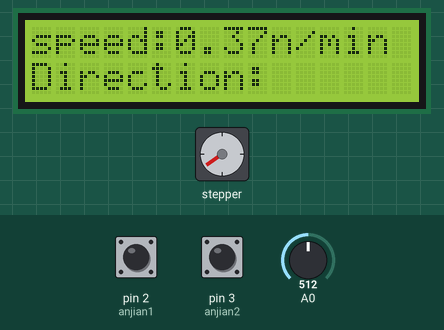
A sketch run on a simulated Arduino Uno, built with avr-gcc and run on an emulated ATmega328P. Shown: 16×2 character LCD, stepper motor. The test bench sets the inputs (shaded band); at power-on: pin 2 (anjian1) HIGH, pin 3 (anjian2) HIGH, A0 = 512. Stepper angles assume 200 steps per turn.

Above: at 1.8 s.
1.9 s: pin 2 (anjian1) pulled LOW for 1.05 s
At 2.06 s:
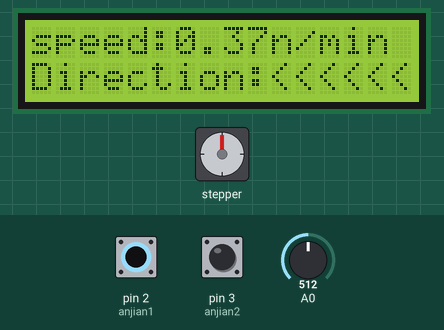
4.4 s: pin 3 (anjian2) pulled LOW for 1.05 s
At 4.79 s:
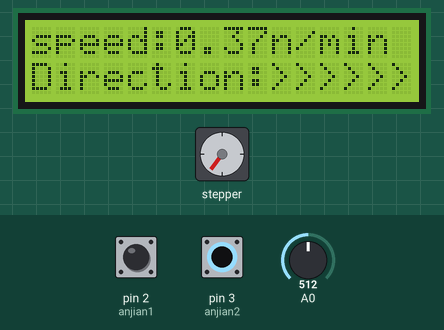
7.0 s: A0 set to 716
At 7.85 s:
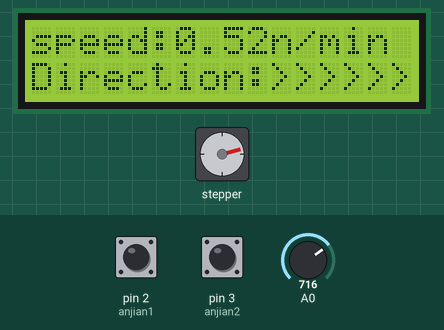
9.5 s: A0 set to 900
At 10.94 s:
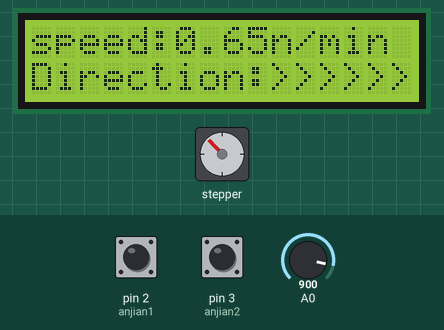
13.3 s: A0 set to 306
At 13.99 s:
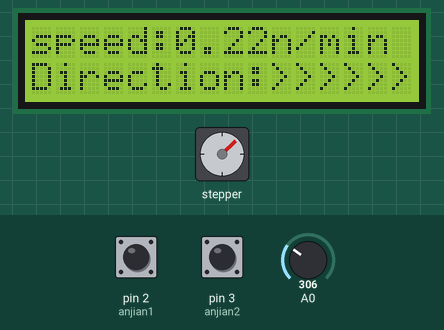
17.1 s: pin 2 (anjian1) pulled LOW for 1.05 s
At 17.34 s:
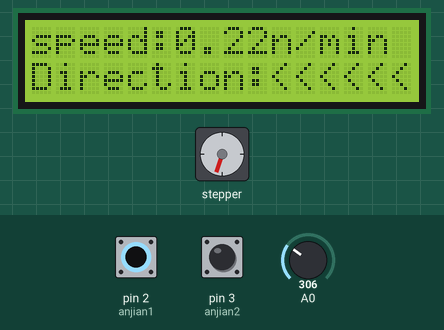
Timing chart, 0 to 21.5 s (numbered marks = the images above; inputs shaded):
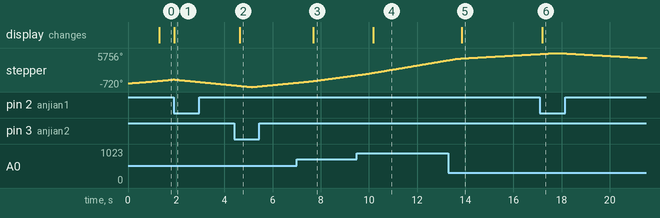

Measured:
- after the input at 1.9 s, the display: changes at once (image 1)
- after the input at 4.4 s, the display: changes after 0.25 s (image 2)
- after the input at 7.0 s, the display: changes after 0.70 s (image 3)
- after the input at 9.5 s, the display: changes after 0.68 s (image 4)
- after the input at 13.3 s, the display: changes after 0.54 s (image 5)
- after the input at 17.1 s, the display: changes after 0.09 s (image 6)

The sketch:

Stepper_LCD.ino
```cpp
#include <Stepper.h>
#include <Wire.h>
#include <LiquidCrystal_I2C.h>
LiquidCrystal_I2C lcd(0x27, 2, 1, 0, 4, 5, 6, 7, 3, POSITIVE);
int Iint1=0;
int Iint2=1;
int anjian1=2;
int anjian2=3;
int motorSpeed;
const int stepsPerRevolution =200;
//   Here set the stepper motor rotation step how much is a circle
int dim=stepsPerRevolution;
//  Set the step motor number and pin
Stepper myStepper(stepsPerRevolution, 10,11,12,13);
void setup()
{
   lcd.begin(16, 2);
   lcd.print("speed:");

   lcd.setCursor(10,0);
   lcd.print("n/min");

   lcd.setCursor(0, 1);
   lcd.print("Direction:");
   //   Set the motor speed of 60 steps per minute

   myStepper.setSpeed(60);
pinMode(anjian1,INPUT_PULLUP);
   pinMode(anjian2,INPUT_PULLUP);
   attachInterrupt(Iint1,counterclockwise,FALLING);
   attachInterrupt(Iint2,clockwise,FALLING);
   Serial.begin(9600);
}

void loop()
 {

   myStepper.step(dim);
   void Direction();
   //  Read the sensor values:
   int sensorReading = analogRead(A0);
  //  Map it to a range of 0-150:
  int motorSpeed = map(sensorReading, 0, 1023, 0, 150);
  //  Set the motor speed:
   if (motorSpeed > 0)
    {
        myStepper.setSpeed(motorSpeed);
        lcd.setCursor(6,0);
       lcd.print(float(float(motorSpeed)/float(200)));
    }
  }

 void clockwise()
  {
    //   clockwise rotation
     dim=stepsPerRevolution;
    lcd.setCursor(10, 1);
     lcd.print(">>>>>>");
  }


  void counterclockwise()
  {
     // anti-clockwise
     dim=-stepsPerRevolution;
    lcd.setCursor(10, 1);
    lcd.print("<<<<<<");
  }
```
